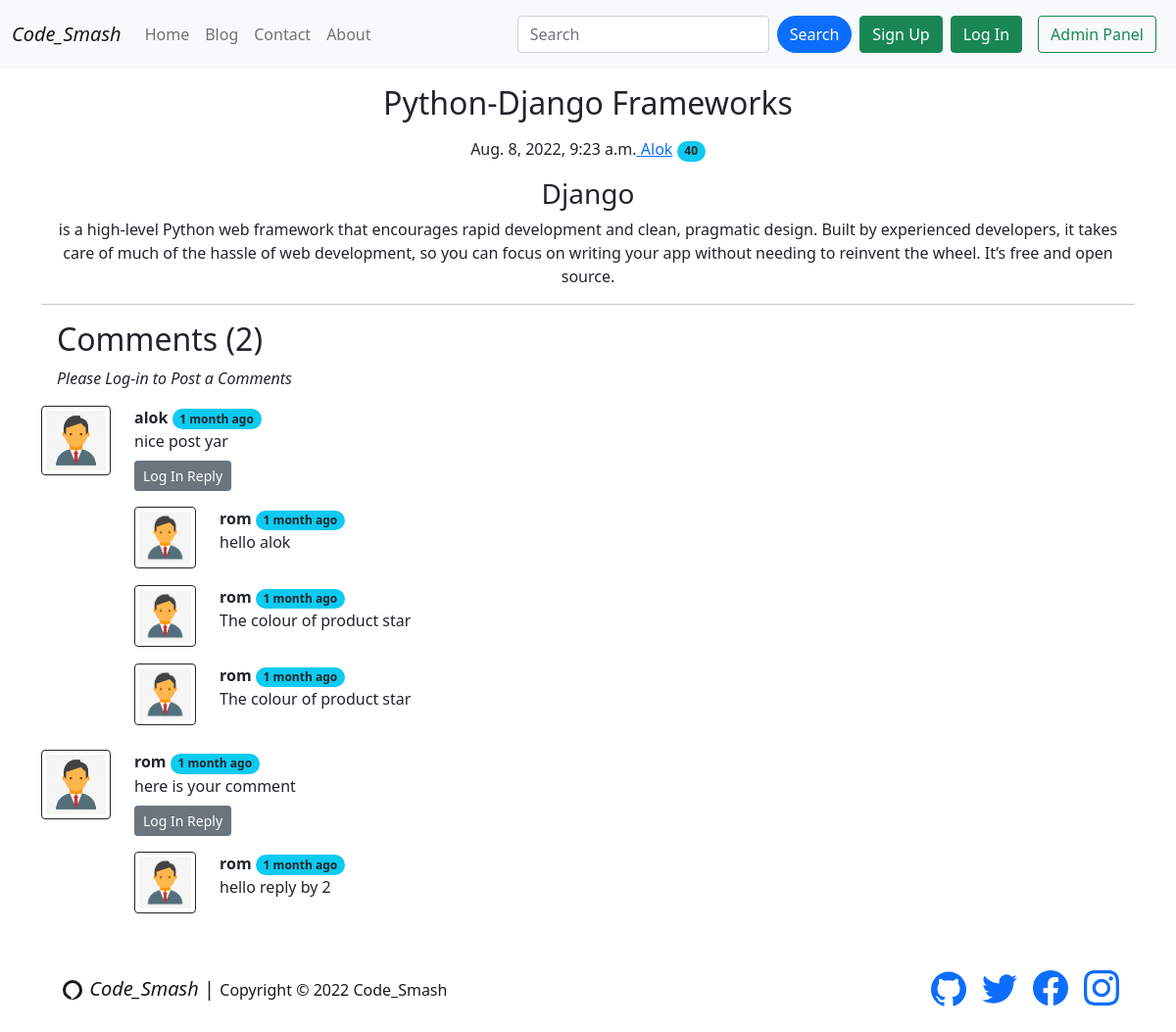
The app's page /blog/PythonDjangoFrameworks with its own data.
### blog/models.py (models this page shows, shortened)
class Cpost(models.Model):
    sno=models.AutoField(primary_key=True)
    title=models.CharField(max_length=300)
    content=models.TextField()
    author=models.CharField(max_length=120)
    slug=models.CharField(max_length=120)
    views=models.IntegerField(default=0)
    timeStamp=models.DateTimeField(blank=True)

class BlogComment(models.Model):
    sno= models.AutoField(primary_key=True)
    comment=models.TextField()
    user=models.ForeignKey(User, on_delete=models.CASCADE)
    post=models.ForeignKey(Cpost, on_delete=models.CASCADE)
    parent=models.ForeignKey('self',on_delete=models.CASCADE, null=True )
    timestamp= models.DateTimeField(default=now)
    def __str__(self):
        return self.comment[0:13] + "..." + "by" + " " + self.user.username

### blog/views.py (the view)
# urls.py: path('<str:slug>',views.blogPost, name='blogPost'),
def blogPost(request,slug):
    post=Cpost.objects.filter(slug=slug).first()
    post.views=post.views + 5
    post.save()
    comments=BlogComment.objects.filter(post=post,parent=None)
    replies=BlogComment.objects.filter(post=post).exclude(parent=None)
    replydict={}
    for reply in replies:
        if reply.parent.sno not in replydict.keys():
            replydict[reply.parent.sno]=[reply]
        else:
            replydict[reply.parent.sno].append(reply)
    print(replydict)
    print(request.user)
    context={'post':post,'comments':comments,'user':request.user,'replydict':replydict}
    return render(request,"blog/blogpost.html",context)

### blog/templatetags/extras.py (called while the page is built)
@register.filter(name='get_val')
def get_val(dict,key):
    return dict.get(key)

### templates/blog/blogpost.html (shortened to what this page needs)
{% extends 'base.html' %}
{% block body %}
{% load humanize %}
{% load extras %}
<div class="container my-3">
    <h2 class="blog-post-title"><center/>{{post.title}}</h2>
    <p class="blog-post-meta m-3"><center/>{{post.timeStamp}}<a href="/about"> {{post.author}}</a>
        <span class="badge rounded-pill bg-info text-dark">{{post.views}}</span>
    </p>
    <p>{{post.content|safe}}</p>
    <hr>
</div>
<div class="container my-3">
    <div class="m-3">
        <h2>Comments ({{comments.count}})</h2>
        {% if user.is_authenticated %}
        <form action="/blog/postComment" method="post">{% csrf_token %}
            <input type="hidden" name="postSno" value="{{post.sno}}">
                <div class="form-group mb-3">
                <label for="text" class="form-label">Post Comments</label>
                <input type="text" name="comment" class="form-control" class="w-100 p-2" id="comment" aria-describedby="emailHelp" placeholder="Enter comment here">
                </div>
                <input type="hidden" name="postSno" value="{{post.sno}}">
                <input type="hidden" name="parentSno" value="">
                <button type="submit" class="btn btn-primary" value="submit">Submit</button>
        </form>
        {% else %}
            <i> Please Log-in to Post a Comments </i>
        {% endif %}
    </div>
    {% for comment in comments %}
        <div class="row mt-2 mb-2">
            <div class="col-md-1 "> <img class="rounded w-100 p-1 border border-dark" src="/static/img/img.png"></Img></div>
            <div class="col-md-11">
                    <b> {{comment.user.username}} </b><span class="badge rounded-pill bg-info text-dark">{{comment.timestamp|naturaltime}}</span>
                    <div>{{comment.comment}}</div>
                <div class="reply mx-0">
                    <p>
                    {% if user.is_authenticated %}
                    <button class="btn btn-sm btn-primary  mt-2" type="button" data-bs-toggle="collapse" data-bs-target="#replybox{{comment.sno}}" aria-expanded="false" aria-controls="replybox{{comment.sno}}">
                        Reply
                    </button>
                    </p>
                    <div class="collapse" id="replybox{{comment.sno}}">
                        <div class="card card-body mb-2">
                            <form action="/blog/postComment" method="post">{% csrf_token %}
                                    <div class="form-group">
                                    <label for="text" class="form-label">Post a Reply</label>
                                    <input type="text" name="comment" class="form-control" class="w-100 p-2" id="comment" aria-describedby="emailHelp" placeholder="Enter comment here">
                                    <input type="hidden" name="parentSno" value="{{comment.sno}}">
                                    </div>
                                    <input type="hidden" name="postSno" value="{{post.sno}}">
                                    <button type="submit" class="btn btn-sm btn-primary mt-3" value="submit">
                                        Submit
                                    </button>
                            </form>
                        </div>
                    </div>
                    {% else %}
                    <button class="btn btn-sm btn-secondary mt-2" type="button" data-bs-toggle="collapse" data-bs-target="#replybox{{comment.sno}}" aria-expanded="false" aria-controls="replybox{{comment.sno}}" disable>
                       Log In Reply
                    </button>
                    {% endif %}
                    <div class="replies my-2">
                        {% for reply in replydict|get_val:comment.sno %}
                        <div class="row mt-2 mb-2">
                            <div class="col-md-1">
                                <img class="rounded w-100 p-1 border border-dark" src="/static/img/img.png"></Img>
                            </div>
                            <div class="col-md-11">
                                <b> {{reply.user.username}} </b><span class="badge rounded-pill bg-info text-dark">{{reply.timestamp|naturaltime}}</span>
                                <div>{{reply.comment}}</div>
                                <br>
                            </div>
                        </div>
                        {% endfor %}
                    </div>
                </div>
            </div>
        </div>
    {% endfor %}
</div>
{% endblock %}

### records on screen
Cpost: title "Python-Django Frameworks", timeStamp "Aug. 8, 2022, 9:23 a.m.", author "Alok", views "40", content "Django is a high-level Python web framework that encourages rapid development and clean, pragmatic design. Built by experienced developers, it takes care of much of the hassle of web development, so you can focus on writing your app without needing to reinvent the wheel. It’s free and open source."
BlogComment: user.username "alok", timestamp "1 month ago", comment "nice post yar"
BlogComment: user.username "rom", timestamp "1 month ago", comment "hello alok"
BlogComment: user.username "rom", timestamp "1 month ago", comment "The colour of product star"
BlogComment: user.username "rom", timestamp "1 month ago", comment "The colour of product star"
BlogComment: user.username "rom", timestamp "1 month ago", comment "here is your comment"
BlogComment: user.username "rom", timestamp "1 month ago", comment "hello reply by 2"

### other values on screen
{{ comments.count }} "2"
